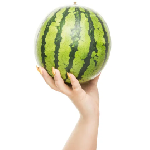
#> input picture Implementacao_4/Graph Cut Image Segmentation Algorithm/teste.png, 150 x 150 px
$ python PngToPgm.py
#> lines starting #> are read from the running program, lines starting #| are printed output that depends on the picture
try:
    from PIL import Image
except ImportError:
    import os
    os.system('pip install pillow')
    from PIL import Image

def convert_png_to_pgm_p2(input_png, output_pgm):
    # Abra a imagem PNG e converta para escala de cinza
#> called with input_png = 'teste.png', output_pgm = 'teste.pgm'
    img = Image.open(input_png).convert("L")
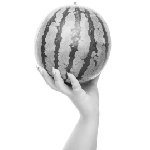
#> img: PIL image 150x150 L; min 26, max 255, mean 228.8
    # "L" mode converts the image to grayscale by averaging the R, G, and B values of each pixel
    # Other possible values include:
    # "1" (1-bit pixels, black and white),
    # "RGB" (3x8-bit pixels, true color),
    # "RGBA" (4x8-bit pixels, true color with transparency mask),
    # "CMYK" (4x8-bit pixels, color separation),
    # "YCbCr" (3x8-bit pixels, color video format),
    # "LAB" (3x8-bit pixels, the L*a*b color space),
    # "HSV" (3x8-bit pixels, Hue, Saturation, Value color space),
    # "I" (32-bit signed integer pixels),
    # "F" (32-bit floating point pixels)
    width, height = img.size
#> width = 150; height = 150

    # Obtenha os pixels da imagem como uma lista
    pixels = list(img.getdata())
#> pixels = 22500 items

    # Crie o arquivo PGM no formato P2
    with open(output_pgm, "w") as f:
        f.write("P2\n")  # Cabeçalho indicando formato P2
        f.write(f"{width} {height}\n")  # Dimensões da imagem
        f.write("255\n")  # Valor máximo de intensidade

        # Escreva os valores dos pixels
        for i, pixel in enumerate(pixels):
            f.write(f"{pixel} ")
            if (i + 1) % width == 0:  # Quebra de linha após cada linha da imagem
                f.write("\n")

# Exemplo de uso
convert_png_to_pgm_p2("teste.png", "teste.pgm")
